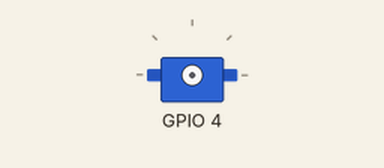
Recording of a program running on a simulated Raspberry Pi (BCM pin numbers). Shown: servo. Servo angles are drawn from the pulse width (0.5 ms = 0°, 2.5 ms = 180°). At 7.0 s the program stops and its outputs stay as they are.

Above: at 0.1 s.
At 2.1 s:
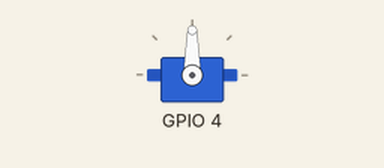
Timing chart, 0 to 3.6 s (numbered marks = the images above):
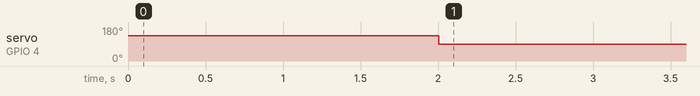

The program:

initialize_ESC.py
```python
#Scipt d'initialisation de l'ESC

import time
import pigpio

#Initialize the ESC
def initialize_ESC(pinESC):
    pi = pigpio.pi() # Connect to local Pi.

    pi.set_servo_pulsewidth(pinESC, 0) # Minimum throttle.

    time.sleep(1)

    pi.set_servo_pulsewidth(pinESC, 2000) # Maximum throttle.

    time.sleep(1)

    pi.set_servo_pulsewidth(pinESC, 1500) # Neutral input (over 1500->forward | under 1500 -> backward)

    time.sleep(5)

    pi.set_servo_pulsewidth(pinESC, 0) # Stop servo pulses.


ESC = 4
initialize_ESC(ESC)
```

Measured:
- by itself, servo on GPIO 4: 135° → 90° at 2.0 s
